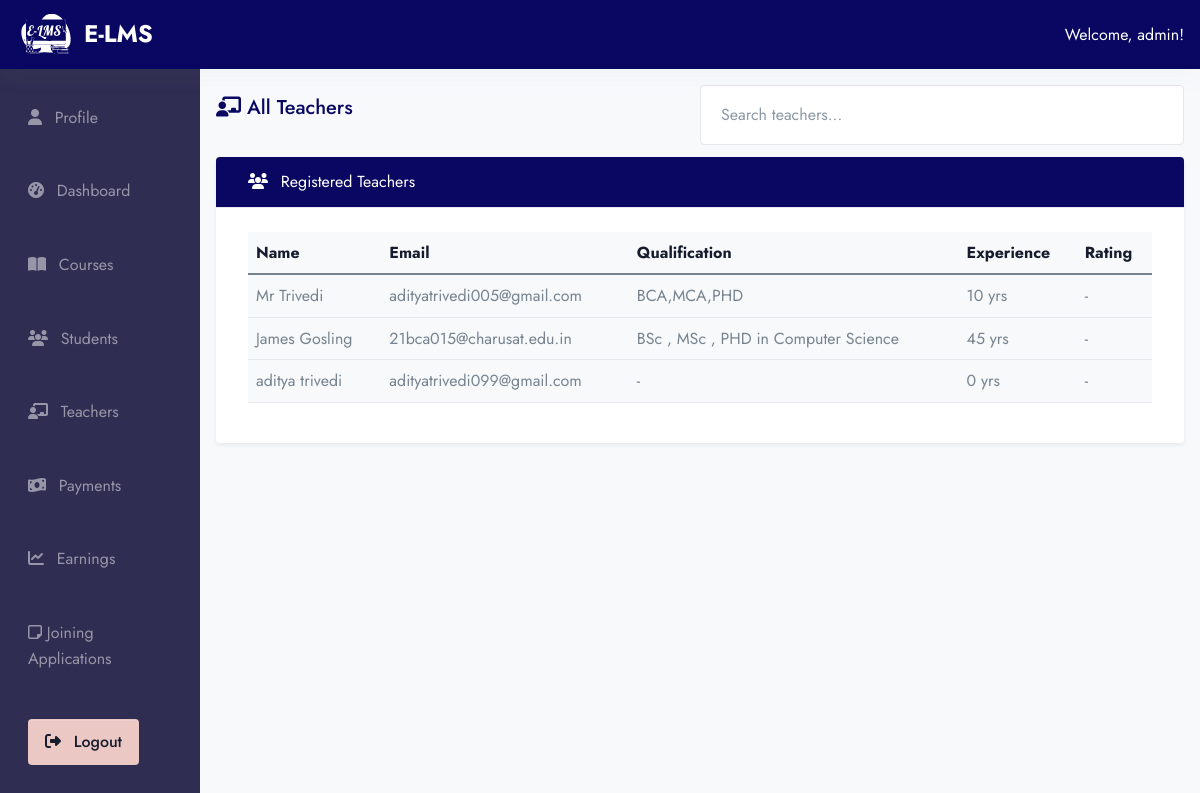
/ad-min/teachers/ (signed in), run on the app's committed database.
### app/models.py (models this page shows, shortened)
class Users(AbstractUser):
    ROLE_CHOICES = (
        ('student', 'Student'),
        ('teacher', 'Teacher'),
        ('admin', 'Admin'),
    )
    role = models.CharField(max_length=20, choices=ROLE_CHOICES, default='student')

class Teacher(models.Model):
    user = models.OneToOneField(Users, on_delete=models.CASCADE, related_name="teacher_profile")
    email = models.EmailField()
    contact_no = models.CharField(max_length=10, null=True, blank=True)
    qualification = models.TextField()
    experience = models.IntegerField(default=0)  # in years
    rating = models.DecimalField(max_digits=3, decimal_places=2, default=0.0)
    bio = models.TextField(null=True, blank=True)

### E_LMS/admin_view.py (the view)
# urls.py: path('ad-min/teachers/', admin_view.admin_teachers, name='admin_teachers'),
@login_required
def admin_teachers(request):
    user = request.user
    if user.role != 'admin':
        return page_not_found(request)
    teachers = Teacher.objects.select_related('user').all()
    return render(request, 'admin/admin_teacher.html', {'teachers': teachers})

### templates/admin/admin_teacher.html (shortened to what this page needs)
{% extends 'base2.html' %}
{% load static %}
{% block content %}
<div class="container-fluid">
  <div class="row">
      {% include 'admin/admin_sidebar.html' %}
     <div class="col-md-10 ms-auto p-4 bg-light" style="min-height: 100vh;">
  <div class="d-flex justify-content-between align-items-center mb-3">
    <h4 class="text-primary"><i class="fas fa-chalkboard-teacher"></i> All Teachers</h4>
    <input type="text" id="searchInput" class="form-control w-50" placeholder="Search teachers...">
  </div>
  <div class="card mt-3 shadow-sm border-0">
    <div class="card-header bg-primary text-white">
      <i class="fas fa-users me-2"></i> Registered Teachers
    </div>
    <div class="card-body">
      <div class="table-responsive">
        <table class="table table-hover align-middle" id="teacherTable">
          <thead class="table-light">
            <tr>
              <th>Name</th>
              <th>Email</th>
              <th>Qualification</th>
              <th>Experience</th>
              <th>Rating</th>
            </tr>
          </thead>
          <tbody>
            {% for teacher in teachers %}
              <tr>
                <td>{{ teacher.user.get_full_name }}</td>
                <td>{{ teacher.email }}</td>
                <td>{{ teacher.qualification|default:"-" }}</td>
                <td>{{ teacher.experience }} yrs</td>
                <td>
                  {% if teacher.rating %}
                    ⭐ {{ teacher.rating }}
                  {% else %}
                    -
                  {% endif %}
                </td>
              </tr>
            {% empty %}
              <tr>
                <td colspan="6" class="text-center text-muted">No teachers found.</td>
              </tr>
            {% endfor %}
          </tbody>
        </table>
      </div>
    </div>
  </div>
</div>
  </div>
</div>
{% endblock %}

### templates/components/header_dash.html (shortened to what this page needs)
{% load static %}
<div class="col-12">
  <nav class="navbar navbar-dark bg-primary px-4 py-2 d-flex justify-content-between align-items-center shadow-light">
    <a class="navbar-brand d-flex align-items-center" href="#">
      <img src="{% static 'assets/img/E-LMS_Logo.svg' %}" alt="Project Logo" width="60" height="40" class="me-2">
      <span class="text-white fw-bold">E-LMS </span>
    </a>
    <div class="text-white">
      {% if request.user.is_authenticated %}
        <span class="fw-semibold">Welcome, {{ request.user.username }}!</span>
        {% endif %}
    </div>
  </nav>
</div>

### data on the page
Users: user.username "admin"
Teacher: user.get_full_name "Mr Trivedi", email "adityatrivedi005@gmail.com", qualification "BCA,MCA,PHD", experience "10"
Teacher: user.get_full_name "James Gosling", email "21bca015@charusat.edu.in", qualification "BSc , MSc , PHD in Computer Science", experience "45"
Teacher: user.get_full_name "aditya trivedi", email "adityatrivedi099@gmail.com", qualification "-", experience "0"
